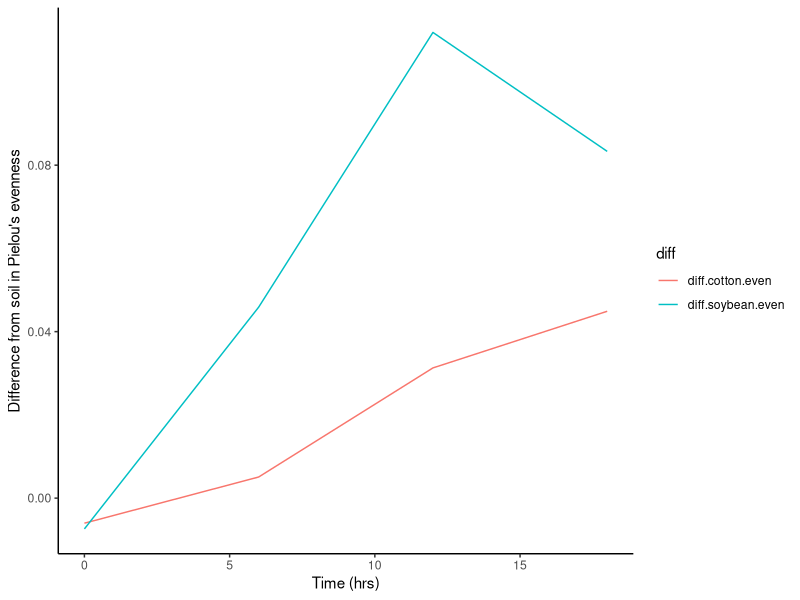

This figure's R source:
## ---- chunk 1
# Clear memory
rm(list=ls(all = TRUE))

# Loading tidyverse library
library(tidyverse)

diversity <- read.csv("DiversityData.csv" , na.strings = "na")
meta <- read.csv("Metadata.csv", na.strings = "na")
## ---- chunk 2
alpha <- (left_join(meta, diversity, by = "Code")) # adding the richness data to the metadata based on on the common column of sampleID

## ---- chunk 3
# We are creating a new column that will be the result of shannon divided by log of richness
alpha_even <- mutate(alpha, logRich = shannon/log(richness))

## ---- chunk 4
alpha_average <- alpha_even %>% # We start with this dataset
  select(Code, Crop, Time_Point, Replicate, Water_Imbibed, shannon, invsimpson, simpson, richness) %>%
  group_by(Crop, Time_Point) %>% # grouping by Crop and Tmepoint to later calculate summary stats by group
  mutate(logRich = shannon/log(richness)) %>% # creating a new column of the log richness
  summarise(Mean.even = mean(logRich), # calculating the mean evennes, stdeviation, and standard error
            n = n(), # output of the sample size per group
            sd.dev = sd(logRich)) %>% # calculating the standard deviation of logRich
  mutate(std.err = sd.dev/sqrt(n)) # calculating the standard error which will be stored in the column std.err
## ---- chunk 5
alpha_average2 <- alpha_average %>% # We start with this dataset
  select(Time_Point, Crop, Mean.even) %>%
  pivot_wider(names_from = Crop, values_from = Mean.even) %>% # pivot to wide format by taking the names from the Crop column and the values from the mean.even column
  mutate(diff.cotton.even = Soil - Cotton) %>% # calculate the difference between Soil and Cotton
  mutate(diff.soybean.even = Soil - Soybean)  # calculate the difference between Soil and Soybean
## ---- chunk 6
alpha_average2 %>%
  select(Time_Point, diff.cotton.even, diff.soybean.even) %>%
  pivot_longer(c(diff.cotton.even, diff.soybean.even), names_to = "diff") %>%
  ggplot(aes(x = Time_Point, y = value, color = diff)) + # Plot it 
  geom_line() +
  theme_classic() +
  xlab("Time (hrs)") +
  ylab("Difference from soil in Pielou's evenness")
